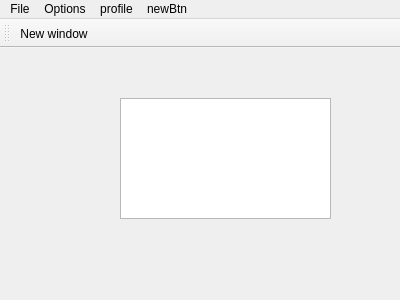
<?xml version="1.0" encoding="UTF-8"?>
<ui version="4.0">
 <class>MainWindow</class>
 <widget class="QMainWindow" name="MainWindow">
  <property name="geometry">
   <rect>
    <x>0</x>
    <y>0</y>
    <width>400</width>
    <height>300</height>
   </rect>
  </property>
  <property name="windowTitle">
   <string>MainWindow</string>
  </property>
  <widget class="QWidget" name="centralWidget">
   <widget class="QPlainTextEdit" name="plainTextEdit">
    <property name="geometry">
     <rect>
      <x>120</x>
      <y>50</y>
      <width>211</width>
      <height>121</height>
     </rect>
    </property>
   </widget>
  </widget>
  <widget class="QMenuBar" name="menuBar">
   <property name="geometry">
    <rect>
     <x>0</x>
     <y>0</y>
     <width>400</width>
     <height>22</height>
    </rect>
   </property>
   <widget class="QMenu" name="menuFile">
    <property name="title">
     <string>File</string>
    </property>
    <addaction name="actionNew_window"/>
   </widget>
   <widget class="QMenu" name="menuOptions">
    <property name="title">
     <string>Options</string>
    </property>
    <addaction name="actionoptions"/>
   </widget>
   <widget class="QMenu" name="menuprofile">
    <property name="title">
     <string>profile</string>
    </property>
    <addaction name="actionopen_the_profile_form"/>
   </widget>
   <widget class="QMenu" name="menunewBtn">
    <property name="title">
     <string>newBtn</string>
    </property>
    <addaction name="actionnewBtnWindow"/>
   </widget>
   <addaction name="menuFile"/>
   <addaction name="menuOptions"/>
   <addaction name="menuprofile"/>
   <addaction name="menunewBtn"/>
  </widget>
  <widget class="QToolBar" name="toolBar">
   <property name="windowTitle">
    <string>toolBar</string>
   </property>
   <attribute name="toolBarArea">
    <enum>TopToolBarArea</enum>
   </attribute>
   <attribute name="toolBarBreak">
    <bool>false</bool>
   </attribute>
   <addaction name="actionNew_window"/>
  </widget>
  <action name="actionNew_window">
   <property name="text">
    <string>New window</string>
   </property>
  </action>
  <action name="actionoptions">
   <property name="text">
    <string>options</string>
   </property>
  </action>
  <action name="actionopen_the_profile_form">
   <property name="text">
    <string>open the profile form</string>
   </property>
  </action>
  <action name="actionnewBtnWindow">
   <property name="text">
    <string>newBtnWindow</string>
   </property>
  </action>
 </widget>
 <layoutdefault spacing="6" margin="11"/>
 <resources/>
 <connections/>
</ui>
